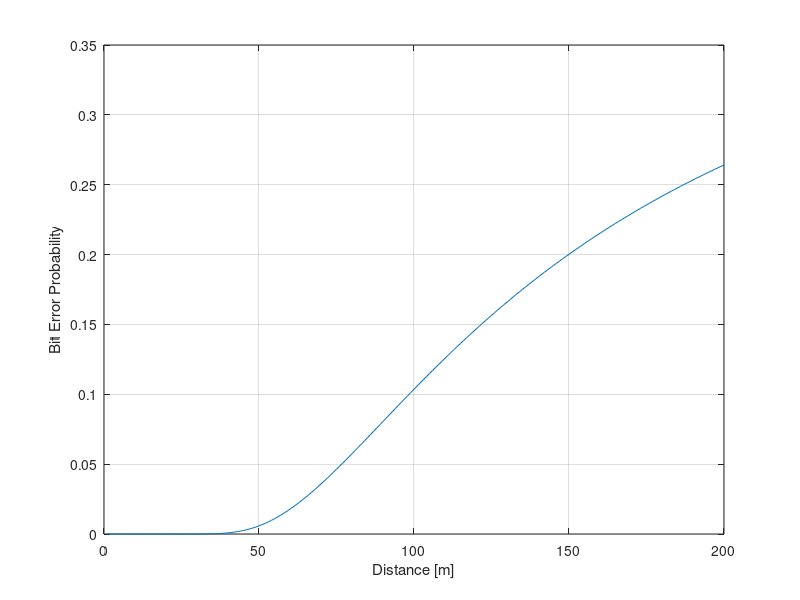

This chart was generated by the following MATLAB code:
close all 
clear

Ptx = -22.5;       %dB (ricavato dal datasheet)
Pn0 = -92.5;       %dB (ricavato sperimentalmente)
Grx = 2;           %dBi (ricavato dal datasheet) 
Gtx = 2;           %dBi (ricavato dal datasheet)
Margine = -10;     %dB 

Prx = 0;
SNR = 0;
f = 2400000000/8;
lambda = 300000000 / f;

probErrore = 0;

for d = 1:1:200

    Prx(d) = 10.^(Ptx/10) * 10.^(Gtx/10) *10.^(Margine/10)* 10.^(Grx/10) * ...
    ( ( lambda / (4*pi*(d)) ).^2 );
    SNR(d) = (10 .* log10(Prx(d))) - Pn0;
    probErrore(d) = qfunc(sqrt( 10.^(SNR(d)/10)));

end


figure;
plot(probErrore);
xlabel("Distance [m]");
ylabel("Bit Error Probability");
grid on